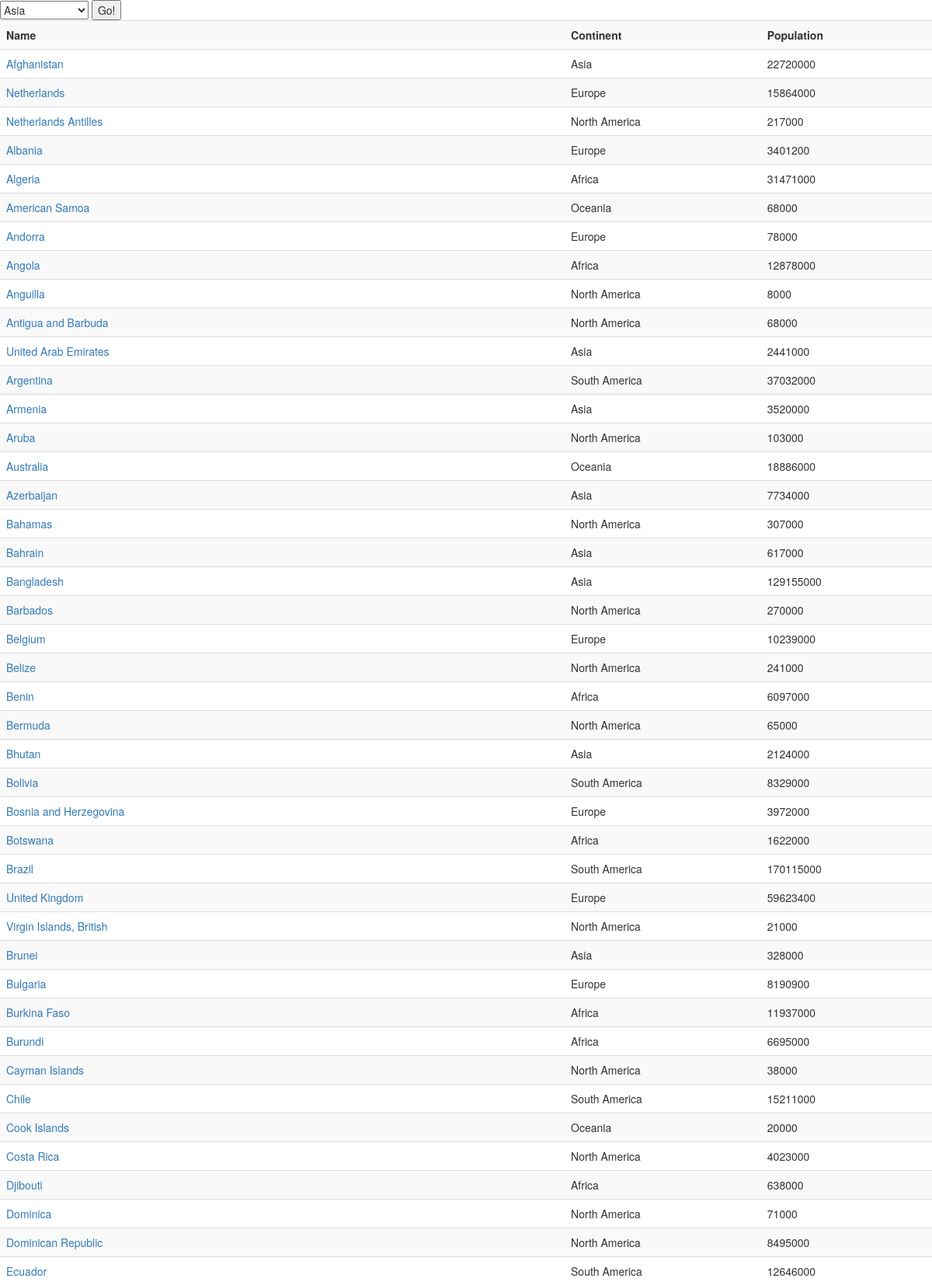
The page / (upper part) on the database its author committed.
### tables this page shows
CREATE TABLE country (
	"index" BIGINT, 
	code TEXT, 
	name TEXT, 
	continent TEXT, 
	region TEXT, 
	surfacearea FLOAT, 
	indepyear FLOAT, 
	population BIGINT, 
	lifeexpectancy FLOAT, 
	gnp FLOAT, 
	gnpold FLOAT, 
	localname TEXT, 
	governmentform TEXT, 
	headofstate TEXT, 
	capital FLOAT, 
	code2 TEXT
);

### country_alchemy.py (the view)
@app.route('/')
def all_countries():
    res = db.session.execute('select * from country')
    c_list = res.fetchall()
    cols = res.keys()
    print(c_list[0]['name'])
    curs = db.session.execute('select distinct continent from country')
    cont_list = curs.fetchall()
    return render_template('country_boot.html',
                           countries=c_list,
                           continents=cont_list,
                           columns=cols)

### templates/country_boot.html
{% extends "bootstrap/base.html" %}
{% block content %}
        <form action="/continent">
                <select name="selected_continent">
                        {% for continent in continents %}
                        <option value="{{continent[0]}}">{{continent[0]}}</option>
                        {% endfor %}
                </select>
                <input type="submit" name="submit" value="Go!">
        </form>
        <table class="table table-striped">
	<tr><th>Name</th><th>Continent</th><th>Population</th></tr>
        {% for country in countries %}
            <tr><td> <a href="/citylist/{{country.code}}" >{{ country.name }}</a> </td> <td>{{ country.continent }}</td> <td>{{ country.population}} </td> </tr>
        {% endfor %}
        </table>
{% endblock %}

### rows shown on the page
country: name "Afghanistan", continent "Asia", population "22720000"
country: name "Netherlands", continent "Europe", population "15864000"
country: name "Netherlands Antilles", continent "North America", population "217000"
country: name "Albania", continent "Europe", population "3401200"
country: name "Algeria", continent "Africa", population "31471000"
country: name "American Samoa", continent "Oceania", population "68000"
country: name "Andorra", continent "Europe", population "78000"
country: name "Angola", continent "Africa", population "12878000"
country: name "Anguilla", continent "North America", population "8000"
country: name "Antigua and Barbuda", continent "North America", population "68000"
country: name "United Arab Emirates", continent "Asia", population "2441000"
country: name "Argentina", continent "South America", population "37032000"
country: name "Armenia", continent "Asia", population "3520000"
country: name "Aruba", continent "North America", population "103000"
country: name "Australia", continent "Oceania", population "18886000"
country: name "Azerbaijan", continent "Asia", population "7734000"
country: name "Bahamas", continent "North America", population "307000"
country: name "Bahrain", continent "Asia", population "617000"
country: name "Bangladesh", continent "Asia", population "129155000"
country: name "Barbados", continent "North America", population "270000"
country: name "Belgium", continent "Europe", population "10239000"
country: name "Belize", continent "North America", population "241000"
country: name "Benin", continent "Africa", population "6097000"
country: name "Bermuda", continent "North America", population "65000"
country: name "Bhutan", continent "Asia", population "2124000"
country: name "Bolivia", continent "South America", population "8329000"
country: name "Bosnia and Herzegovina", continent "Europe", population "3972000"
country: name "Botswana", continent "Africa", population "1622000"
country: name "Brazil", continent "South America", population "170115000"
country: name "United Kingdom", continent "Europe", population "59623400"
country: name "Virgin Islands, British", continent "North America", population "21000"
country: name "Brunei", continent "Asia", population "328000"
country: name "Bulgaria", continent "Europe", population "8190900"
country: name "Burkina Faso", continent "Africa", population "11937000"
country: name "Burundi", continent "Africa", population "6695000"
country: name "Cayman Islands", continent "North America", population "38000"
country: name "Chile", continent "South America", population "15211000"
country: name "Cook Islands", continent "Oceania", population "20000"
country: name "Costa Rica", continent "North America", population "4023000"
country: name "Djibouti", continent "Africa", population "638000"
country: name "Dominica", continent "North America", population "71000"
country: name "Dominican Republic", continent "North America", population "8495000"
country: name "Ecuador", continent "South America", population "12646000"

### other values the page prints
form field selected_continent "Asia"
